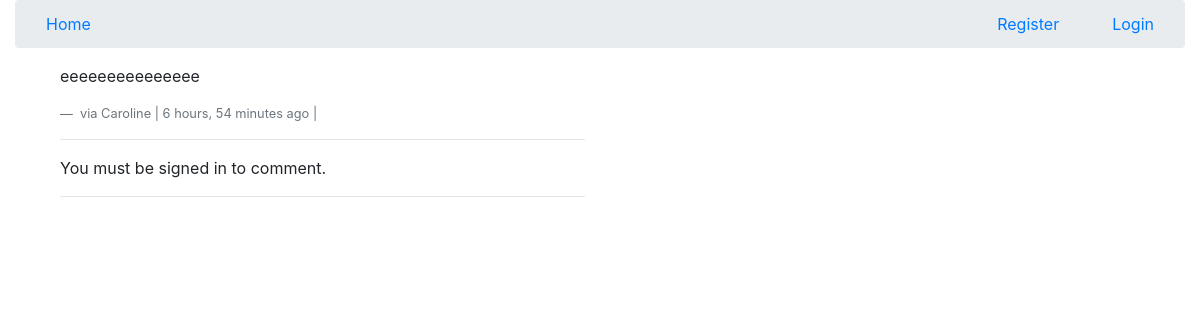
The page /comments/9/ on the database its author committed.
### comments/models.py (models this page shows, shortened)
class Comment(models.Model):
	user		= models.ForeignKey(settings.AUTH_USER_MODEL, default=1)
	content_type = models.ForeignKey(ContentType, on_delete=models.CASCADE)
	object_id = models.PositiveIntegerField()
	content_object = GenericForeignKey('content_type', 'object_id')
	parent		= models.ForeignKey("self", null=True, blank=True)
	content		= models.TextField()
	timestamp 	= models.DateTimeField(auto_now_add=True)
	objects = CommentManager()
	class Meta:
		ordering = ["-timestamp"]
	def children(self):
		return Comment.objects.filter(parent=self)
	@property
	def is_parent(self):
		if self.parent is not None:
			return False
		return True

### comments/views.py (the view, shortened to what this page needs)
# urls.py: url(r'^(?P<id>\d+)/$', comment_thread, name="thread"),
def comment_thread(request, id):
	try:
		obj = Comment.objects.get(id=id)
	except:
		raise Http404
	if not obj.is_parent:
		obj = obj.parent #reset original var to parent obj
	content_object = obj.content_object #parent post
	content_id = obj.content_object.id
	initial_data = {
		"content_type": obj.content_type,
		"object_id": obj.object_id,
	}
	form = CommentForm(request.POST or None, initial=initial_data)
	context = {
		"comment": obj,
		"form": form,
	}
	return render(request, "comment_thread.html", context)

### templates/comment_thread.html (shortened to what this page needs)
{% extends "base.html" %}
{% load urlify %}
{% load crispy_forms_tags %}
{% block content %}
<div class="col-sm-6 col-sm-offset-3">
		<p>{{ comment.content }}</p>
		<footer class="blockquote-footer"> via {{ comment.user }} | {{ comment.timestamp | timesince }} ago |
		</footer>
		<hr>
		<div>
			{% if request.user.is_authenticated %}
				<form method="POST" action="."> {% csrf_token %} {{ form | crispy }}
					<input type="hidden" name="parent_id" value="{{ comment.id }}">
					<input type="submit" value="Reply" class="btn btn-default">
				</form>
			{% else %}
			<p>You must be signed in to comment.</p>
			{% endif %}
			<hr>
		</div>
</div>
{% endblock content %}

### rows shown on the page
Comment: content "eeeeeeeeeeeeeee", user "Caroline", timestamp "6 hours, 54 minutes"
